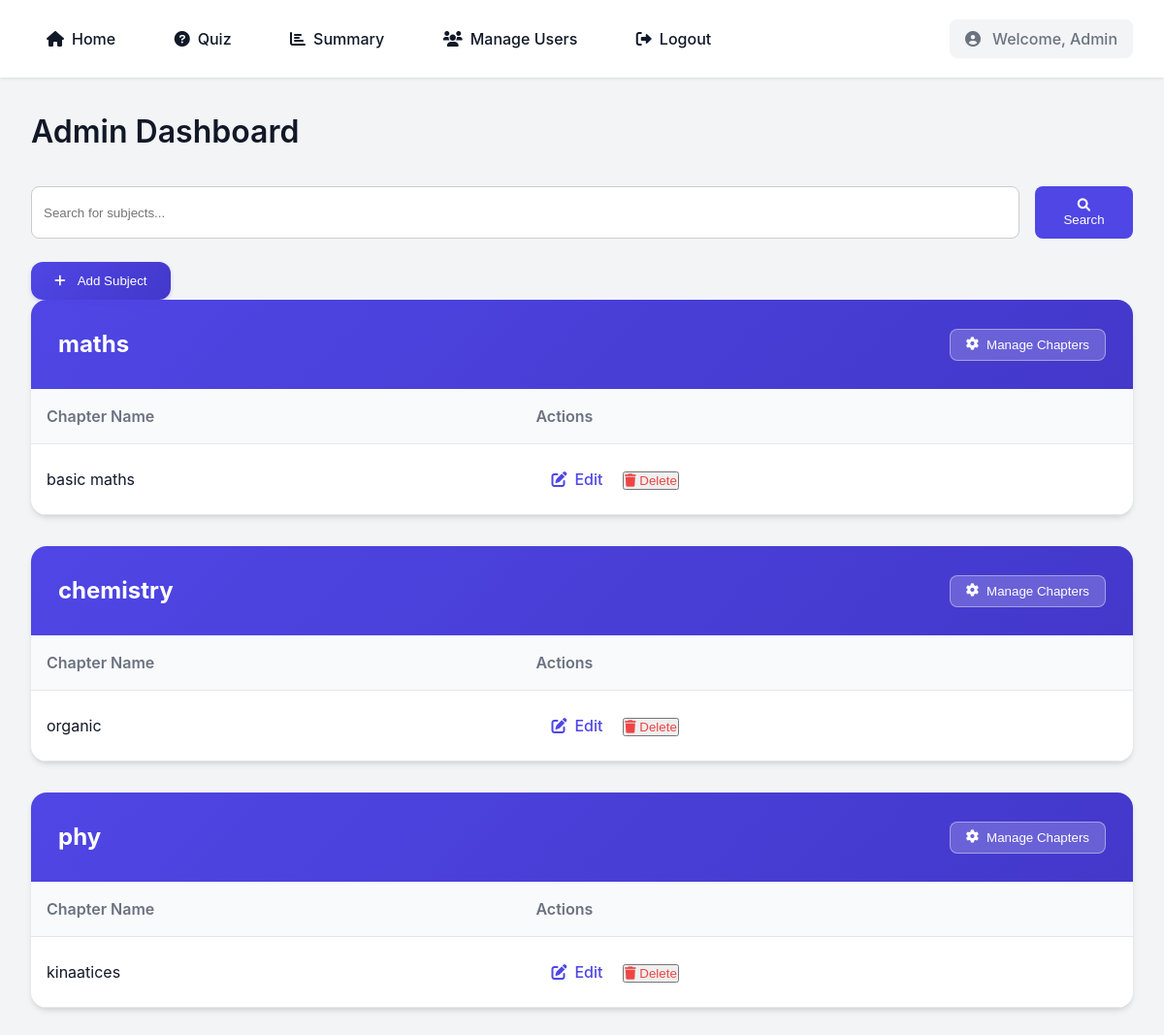
The app's page /admin/dashboard with its own data.
### app/models/subject.py (models this page shows, shortened)
class Subject(db.Model):
    __tablename__ = 'subjects'
    id = db.Column(db.Integer, primary_key=True)
    name = db.Column(db.String(100), nullable=False)
    created_at = db.Column(db.DateTime, default=datetime.utcnow)
    chapters = db.relationship('Chapter', backref='subject', lazy=True)

class Chapter(db.Model):
    __tablename__ = 'chapters'
    id = db.Column(db.Integer, primary_key=True)
    title = db.Column(db.String(100), nullable=False)
    description = db.Column(db.Text)
    subject_id = db.Column(db.Integer, db.ForeignKey('subjects.id'))
    question_count = db.Column(db.Integer, default=0)
    created_at = db.Column(db.DateTime, default=datetime.utcnow)

### app/controllers/admin_controller.py (the view)
@admin_bp.route('/dashboard')
def dashboard():
    users = User.query.filter_by(role='user').all()
    subjects = Subject.query.all()
    quizzes = Quiz.query.all()
    search_query = request.args.get('search', '')
    if search_query:
        subjects = Subject.query.filter(Subject.name.ilike(f'%{search_query}%')).all()
    return render_template(
        'admin/dashboard.html',
        users=users,
        subjects=subjects,
        quizzes=quizzes
    )

### app/templates/admin/dashboard.html (shortened to what this page needs)
<!DOCTYPE html>
<html lang="en">
<head>
    <link href="https://cdnjs.cloudflare.com/ajax/libs/font-awesome/6.0.0/css/all.min.css" rel="stylesheet">
</head>
<body>
    <div class="menu-bar">
        <div class="menu-links">
            <a href="{{ url_for('admin.dashboard') }}" class="{% if request.endpoint == 'admin.dashboard' %}active{% endif %}">
                <i class="fas fa-home"></i> Home
            </a>
            <a href="{{ url_for('admin.quiz') }}" class="{% if request.endpoint == 'admin.quiz' %}active{% endif %}">
                <i class="fas fa-question-circle"></i> Quiz
            </a>
            <a href="{{ url_for('admin.summary') }}" class="{% if request.endpoint == 'admin.summary' %}active{% endif %}">
                <i class="fas fa-chart-bar"></i> Summary
            </a>
            <a href="{{ url_for('admin.manage_users') }}" class="{% if request.endpoint == 'admin.manage_users' %}active{% endif %}">
                <i class="fas fa-users"></i> Manage Users
            </a>
            <a href="{{ url_for('auth.logout') }}" class="logout-btn">
                <i class="fas fa-sign-out-alt"></i> Logout
            </a>
        </div>
        <div class="welcome">
            <i class="fas fa-user-circle"></i> Welcome, Admin
        </div>
    </div>
    <div class="container">
        <h1>Admin Dashboard</h1>
        <form action="{{ url_for('admin.dashboard') }}" method="GET" class="search-bar" style="margin-bottom: 1.5rem; display: flex; gap: 1rem;">
            <input type="text" name="search" placeholder="Search for subjects..." value="{{ request.args.get('search', '') }}"
                   style="padding: 0.75rem; width: 100%; border: 1px solid #ccc; border-radius: 0.5rem;">
            <button type="submit" style="padding: 0.75rem 1.5rem; background-color: #4f46e5; color: white; border: none; border-radius: 0.5rem; cursor: pointer;">
                <i class="fas fa-search"></i> Search
            </button>
        </form>
        <div class="dashboard-actions">
            <button class="add-subject-btn" onclick="window.location.href='{{ url_for('admin.add_subject') }}'">
                <i class="fas fa-plus"></i> Add Subject
            </button>
        </div>
        <div class="subject-table-container">
            {% if subjects %}
                {% for subject in subjects %}
                <div class="subject-card">
                    <div class="subject-header">
                        <h2>{{ subject.name }}</h2>
                        <button class="manage-chapters-btn" onclick="window.location.href='{{ url_for('admin.manage_chapters', subject_id=subject.id) }}'">
                            <i class="fas fa-cog"></i> Manage Chapters
                        </button>
                    </div>
                    <table>
                        <thead>
                            <tr>
                                <th>Chapter Name</th>
                                <th>Actions</th>
                            </tr>
                        </thead>
                        <tbody>
                            {% for chapter in subject.chapters %}
                            <tr>
                                <td>{{ chapter.title }}</td>
                                <td class="actions">
                                    <a href="{{ url_for('admin.edit_chapter', chapter_id=chapter.id) }}" class="edit-link">
                                        <i class="fas fa-edit"></i> Edit
                                    </a>
                                    <form action="{{ url_for('admin.delete_chapter', chapter_id=chapter.id) }}" method="POST" style="display: inline;"
                                          onsubmit="return confirm('Are you sure you want to delete this chapter?');">
                                        <button type="submit" class="delete-link">
                                            <i class="fas fa-trash"></i> Delete
                                        </button>
                                    </form>
                                </td>
                            </tr>
                            {% endfor %}
                        </tbody>
                    </table>
                </div>
                {% endfor %}
            {% else %}
                <p>No subjects found.</p>
            {% endif %}
        </div>
    </div>
</body>
</html>

### app/templates/admin/dashboard.html (style rules this page uses)
:root { --primary-color: #4f46e5; --primary-hover: #4338ca; --bg-color: #f3f4f6; --card-bg: #ffffff; --text-primary: #111827; --text-secondary: #6b7280; --danger: #ef4444; --danger-hover: #dc2626; }
* { margin: 0; padding: 0; box-sizing: border-box; }
body { font-family: 'Inter', -apple-system, sans-serif; background-color: var(--bg-color); color: var(--text-primary); line-height: 1.5; }
.menu-bar { background-color: var(--card-bg); box-shadow: 0 1px 3px rgba(0, 0, 0, 0.1); padding: 1.25rem 2rem; position: sticky; top: 0; z-index: 100; display: flex; justify-content: space-between; align-items: center; backdrop-filter: blur(8px); background-color: rgba(255, 255, 255, 0.95); }
.menu-bar a { text-decoration: none; color: var(--text-primary); margin-right: 1.5rem; font-weight: 500; transition: all 0.2s ease; display: inline-flex; align-items: center; gap: 0.5rem; padding: 0.5rem 1rem; border-radius: 0.5rem; }
.menu-bar .welcome { color: var(--text-secondary); font-weight: 500; display: flex; align-items: center; gap: 0.75rem; padding: 0.5rem 1rem; border-radius: 0.5rem; background-color: var(--bg-color); }
.container { max-width: 1200px; margin: 2rem auto; padding: 0 2rem; }
h1 { font-size: 2rem; margin-bottom: 2rem; color: var(--text-primary); font-weight: 600; }
.add-subject-btn { padding: 0.75rem 1.5rem; background: linear-gradient(135deg, var(--primary-color), var(--primary-hover)); color: white; border: none; border-radius: 0.75rem; cursor: pointer; font-weight: 500; transition: all 0.2s ease; display: inline-flex; align-items: center; gap: 0.75rem; box-shadow: 0 2px 4px rgba(79, 70, 229, 0.2); }
.manage-chapters-btn { padding: 0.5rem 1rem; background-color: rgba(255, 255, 255, 0.2); border: 1px solid rgba(255, 255, 255, 0.4); color: white; border-radius: 0.5rem; cursor: pointer; font-weight: 500; transition: all 0.2s ease; display: inline-flex; align-items: center; gap: 0.5rem; }
.subject-card { background-color: var(--card-bg); border-radius: 1rem; box-shadow: 0 4px 6px -1px rgba(0, 0, 0, 0.1), 0 2px 4px -1px rgba(0, 0, 0, 0.06); margin-bottom: 2rem; overflow: hidden; transition: transform 0.2s ease, box-shadow 0.2s ease; }
.subject-header { padding: 1.75rem; background: linear-gradient(135deg, var(--primary-color), var(--primary-hover)); color: white; display: flex; justify-content: space-between; align-items: center; }
table { width: 100%; border-collapse: collapse; }
th, td { padding: 1rem; text-align: left; border-bottom: 1px solid #e5e7eb; }
th { background-color: #f9fafb; font-weight: 600; color: var(--text-secondary); }
.actions a { text-decoration: none; font-weight: 500; display: inline-flex; align-items: center; gap: 0.5rem; padding: 0.5rem 1rem; border-radius: 0.5rem; transition: all 0.2s ease; }
.actions .edit-link { color: var(--primary-color); }
.actions .delete-link { color: var(--danger); }

### records on screen
Subject: name "maths"
Chapter: title "basic maths"
Subject: name "chemistry"
Chapter: title "organic"
Subject: name "phy"
Chapter: title "kinaatices"
